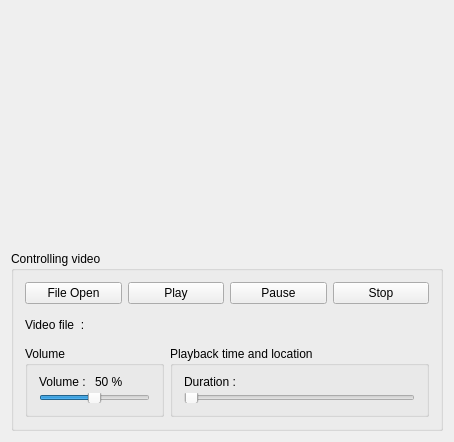
<?xml version="1.0" encoding="UTF-8"?>
<ui version="4.0">
 <class>Widget</class>
 <widget class="QWidget" name="Widget">
  <property name="geometry">
   <rect>
    <x>0</x>
    <y>0</y>
    <width>454</width>
    <height>442</height>
   </rect>
  </property>
  <property name="windowTitle">
   <string>Widget</string>
  </property>
  <layout class="QVBoxLayout" name="verticalLayout_4">
   <item>
    <widget class="QWidget" name="containerWidget" native="true"/>
   </item>
   <item>
    <widget class="QGroupBox" name="groupBox">
     <property name="minimumSize">
      <size>
       <width>0</width>
       <height>180</height>
      </size>
     </property>
     <property name="maximumSize">
      <size>
       <width>16777215</width>
       <height>180</height>
      </size>
     </property>
     <property name="title">
      <string>Controlling video</string>
     </property>
     <layout class="QVBoxLayout" name="verticalLayout">
      <item>
       <layout class="QHBoxLayout" name="horizontalLayout">
        <item>
         <widget class="QPushButton" name="pbtOpen">
          <property name="text">
           <string>File Open</string>
          </property>
         </widget>
        </item>
        <item>
         <widget class="QPushButton" name="pbtPlay">
          <property name="text">
           <string>Play</string>
          </property>
         </widget>
        </item>
        <item>
         <widget class="QPushButton" name="pbtPause">
          <property name="text">
           <string>Pause</string>
          </property>
         </widget>
        </item>
        <item>
         <widget class="QPushButton" name="pbtStop">
          <property name="text">
           <string>Stop</string>
          </property>
         </widget>
        </item>
       </layout>
      </item>
      <item>
       <layout class="QHBoxLayout" name="horizontalLayout_2">
        <item>
         <widget class="QLabel" name="label">
          <property name="minimumSize">
           <size>
            <width>100</width>
            <height>30</height>
           </size>
          </property>
          <property name="maximumSize">
           <size>
            <width>100</width>
            <height>30</height>
           </size>
          </property>
          <property name="text">
           <string>Video file  : </string>
          </property>
         </widget>
        </item>
        <item>
         <widget class="QLabel" name="lblFileName">
          <property name="text">
           <string/>
          </property>
         </widget>
        </item>
       </layout>
      </item>
      <item>
       <layout class="QHBoxLayout" name="horizontalLayout_3">
        <item>
         <widget class="QGroupBox" name="groupBox_3">
          <property name="title">
           <string>Volume</string>
          </property>
          <layout class="QVBoxLayout" name="verticalLayout_3">
           <item>
            <layout class="QHBoxLayout" name="horizontalLayout_8">
             <item>
              <widget class="QLabel" name="label_2">
               <property name="text">
                <string>Volume : </string>
               </property>
              </widget>
             </item>
             <item>
              <widget class="QLabel" name="labelVolume">
               <property name="minimumSize">
                <size>
                 <width>40</width>
                 <height>0</height>
                </size>
               </property>
               <property name="maximumSize">
                <size>
                 <width>30</width>
                 <height>16777215</height>
                </size>
               </property>
               <property name="text">
                <string>50 %</string>
               </property>
              </widget>
             </item>
             <item>
              <spacer name="horizontalSpacer_2">
               <property name="orientation">
                <enum>Qt::Horizontal</enum>
               </property>
               <property name="sizeHint" stdset="0">
                <size>
                 <width>40</width>
                 <height>20</height>
                </size>
               </property>
              </spacer>
             </item>
            </layout>
           </item>
           <item>
            <layout class="QHBoxLayout" name="horizontalLayout_9">
             <item>
              <widget class="QSlider" name="volSlider">
               <property name="maximum">
                <number>100</number>
               </property>
               <property name="value">
                <number>50</number>
               </property>
               <property name="orientation">
                <enum>Qt::Horizontal</enum>
               </property>
              </widget>
             </item>
            </layout>
           </item>
          </layout>
         </widget>
        </item>
        <item>
         <widget class="QGroupBox" name="groupBox_2">
          <property name="title">
           <string>Playback time and location</string>
          </property>
          <layout class="QVBoxLayout" name="verticalLayout_2">
           <item>
            <layout class="QHBoxLayout" name="horizontalLayout_5">
             <item>
              <widget class="QLabel" name="label_3">
               <property name="text">
                <string>Duration :  </string>
               </property>
              </widget>
             </item>
             <item>
              <widget class="QLabel" name="labelPlayTime">
               <property name="minimumSize">
                <size>
                 <width>150</width>
                 <height>0</height>
                </size>
               </property>
               <property name="maximumSize">
                <size>
                 <width>150</width>
                 <height>16777215</height>
                </size>
               </property>
               <property name="text">
                <string/>
               </property>
              </widget>
             </item>
             <item>
              <spacer name="horizontalSpacer">
               <property name="orientation">
                <enum>Qt::Horizontal</enum>
               </property>
               <property name="sizeHint" stdset="0">
                <size>
                 <width>40</width>
                 <height>20</height>
                </size>
               </property>
              </spacer>
             </item>
            </layout>
           </item>
           <item>
            <layout class="QHBoxLayout" name="horizontalLayout_4">
             <item>
              <widget class="QSlider" name="sliderPosition">
               <property name="orientation">
                <enum>Qt::Horizontal</enum>
               </property>
              </widget>
             </item>
            </layout>
           </item>
          </layout>
         </widget>
        </item>
       </layout>
      </item>
     </layout>
    </widget>
   </item>
  </layout>
 </widget>
 <layoutdefault spacing="6" margin="11"/>
 <resources/>
 <connections/>
</ui>
